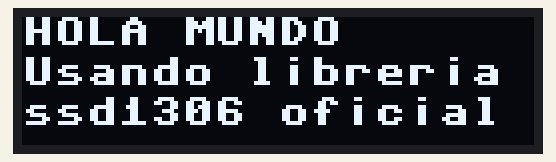
Simulated run of this program. Board: ESP32 board running MicroPython. Parts: 128×32 one-colour display. Library files of the repository ran but are not shown: ssd1306.py.

Above: at 0.1 s.

The program:

Prueba_OLED_ESP32_Libreria_SSD1306.py
```python
import machine
import ssd1306
import time

# Inicializar I2C (pines y frecuencia según tu conexión)
i2c = machine.I2C(0, scl=machine.Pin(22), sda=machine.Pin(21), freq=400000)

# Crear objeto OLED (128x64, o 128x32 según tu pantalla)
oled = ssd1306.SSD1306_I2C(128, 32, i2c)

oled.fill(0)  # limpiar pantalla

oled.text("HOLA MUNDO", 0, 0)
oled.text("Usando libreria", 0, 10)
oled.text("ssd1306 oficial", 0, 20)

oled.show()  # mostrar contenido

# Bucle vacío para mantener encendida la pantalla
while True:
    time.sleep(1)
```
